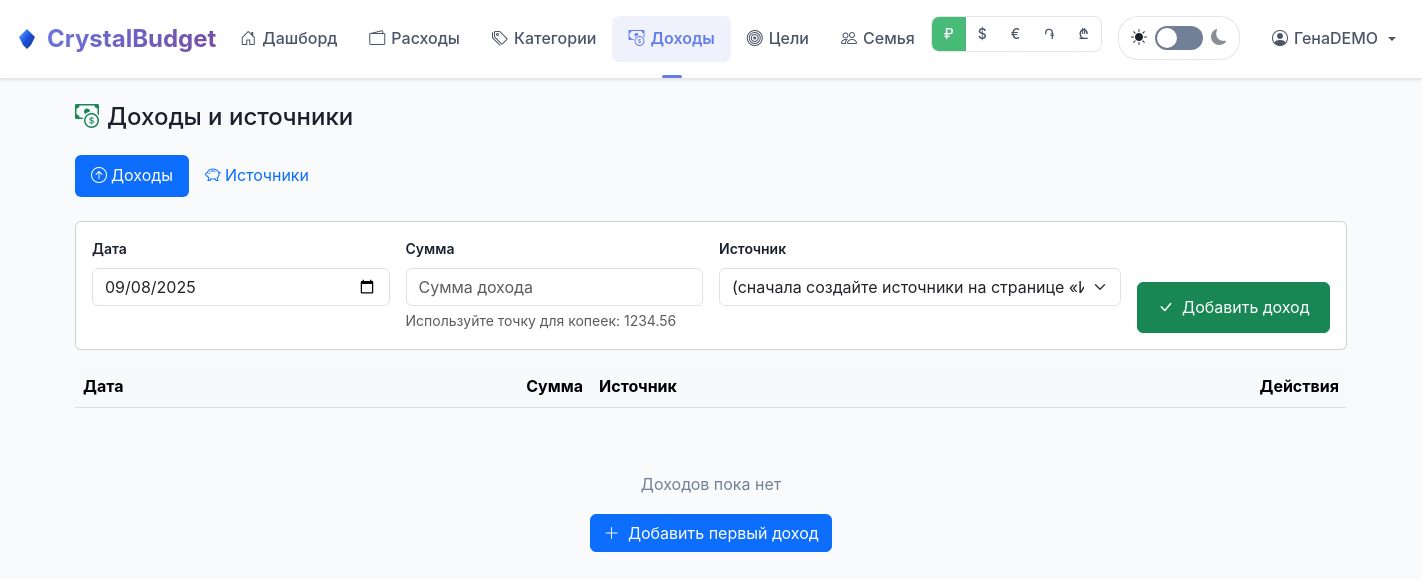
Before: /income (signed in) with the older database file.
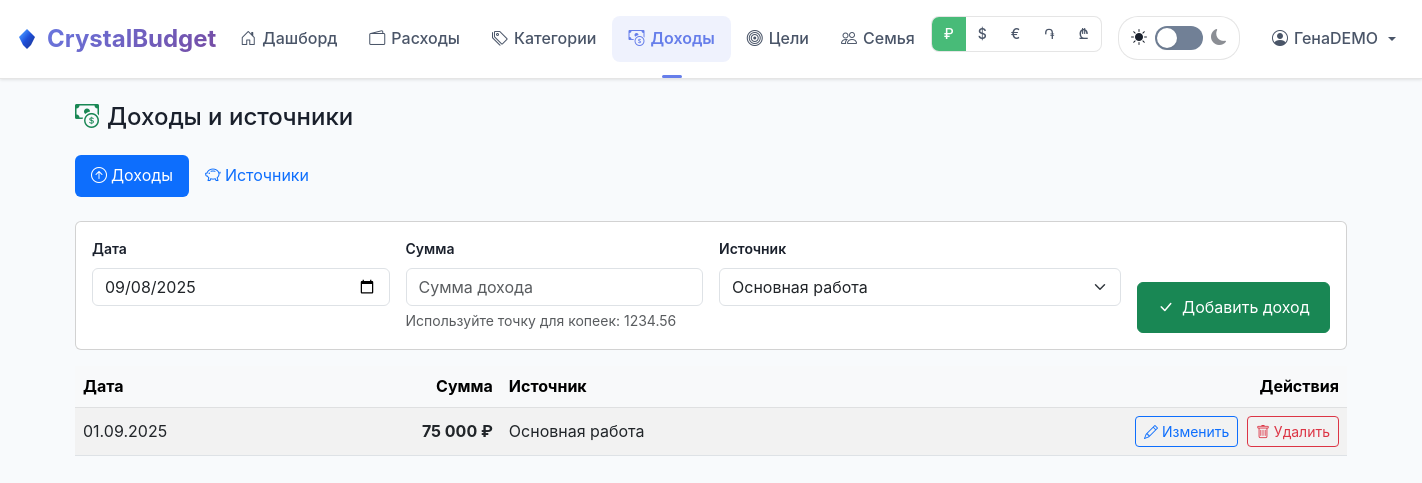
After: the same page with the newer database file.
### tables this page shows
CREATE TABLE income_daily (
            id INTEGER PRIMARY KEY AUTOINCREMENT,
            user_id INTEGER NOT NULL REFERENCES users(id) ON DELETE CASCADE,
            date TEXT NOT NULL,   -- YYYY-MM-DD
            amount REAL NOT NULL,
            source_id INTEGER REFERENCES income_sources(id)
        , currency TEXT DEFAULT 'RUB');

CREATE TABLE income_sources (
      id INTEGER PRIMARY KEY AUTOINCREMENT,
      user_id INTEGER NOT NULL REFERENCES users(id) ON DELETE CASCADE,
      name TEXT NOT NULL,
      is_default INTEGER NOT NULL DEFAULT 0,
      UNIQUE(user_id, name)
    );

### app.py (the view)
@app.route("/income")
@login_required
def income_page():
    uid = session["user_id"]
    conn = get_db()
    try:
        rows = conn.execute(
            """
            SELECT id, date, amount, source_id, currency
            FROM income_daily
            WHERE user_id = ?
            ORDER BY date DESC, id DESC
            """,
            (uid,),
        ).fetchall()
    except sqlite3.OperationalError as e:
        if "no such column: currency" in str(e):
            rows = conn.execute(
                """
                SELECT id, date, amount, source_id, NULL AS currency
                FROM income_daily
                WHERE user_id = ?
                ORDER BY date DESC, id DESC
                """,
                (uid,),
            ).fetchall()
        else:
            raise
    income_sources = conn.execute(
        "SELECT id, name, is_default FROM income_sources WHERE user_id=? ORDER BY is_default DESC, name",
        (uid,)
    ).fetchall()
    conn.close()
    today = datetime.now().strftime("%Y-%m-%d")
    return render_template("income.html", incomes=rows, income_sources=income_sources, today=today)

### app.py (called while the page is built)
@app.context_processor
def inject_currency():
    code = session.get("currency", DEFAULT_CURRENCY)
    info = CURRENCIES.get(code, CURRENCIES[DEFAULT_CURRENCY])
    return dict(currency_code=code, currency_symbol=info["symbol"], currencies=CURRENCIES)

@app.template_filter("format_amount")
def format_amount(value, from_currency=None):
    try:
        if from_currency and 'currency' in session:
            target_currency = session['currency']
            if from_currency != target_currency:
                value = convert_currency(value, from_currency, target_currency)
        d = Decimal(str(value))
    except Exception:
        return str(value)
    q = d.quantize(Decimal("0.01"), rounding=ROUND_HALF_UP)
    s = f"{q:,.2f}".replace(",", " ")
    return s[:-3] if s.endswith("00") else s

@app.template_filter("format_date_with_day")
def format_date_with_day(value):
    try:
        dt = datetime.strptime(value, "%Y-%m-%d")
        return dt.strftime("%d.%m.%Y")
    except Exception:
        return value

def get_db():
    conn = sqlite3.connect(DB_PATH)
    conn.row_factory = sqlite3.Row
    conn.execute("PRAGMA foreign_keys = ON")
    return conn

### templates/income.html (shortened to what the changed rows need)
{% extends "base.html" %}
{% block content %}
<div class="d-flex justify-content-between align-items-center mb-4">
  <h2 class="h4 m-0"><i class="bi bi-cash-coin text-success me-2"></i>Доходы и источники</h2>
</div>
<div class="tab-content" id="incomeTabContent">
  <div class="tab-pane fade show active" id="income-panel" role="tabpanel">
<form method="POST" action="{{ url_for('income_add') }}" class="mb-3" novalidate>
  <div class="card card-body">
    <div class="row g-3">
      <div class="col-12 col-md-4">
        <label for="source_id" class="form-label">Источник</label>
        <select id="source_id" name="source_id" class="form-select">
          {% if income_sources and income_sources|length %}
            {% for s in income_sources %}
              <option value="{{ s.id }}" {% if s.is_default %}selected{% endif %}>{{ s.name }}</option>
            {% endfor %}
          {% else %}
            <option value="" selected>(сначала создайте источники на странице «Источники»)</option>
          {% endif %}
        </select>
      </div>
    </div>
  </div>
</form>
<div class="table-responsive d-none d-md-block">
  <table class="table table-striped align-middle">
    <thead class="table-light">
      <tr>
        <th>Дата</th>
        <th class="text-end">Сумма</th>
        <th>Источник</th>
        <th class="text-end">Действия</th>
      </tr>
    </thead>
    <tbody>
      {% for income in incomes %}
      <tr>
        <td>{{ income.date|format_date_with_day }}</td>
        <td class="text-end fw-bold">{{ income.amount|format_amount }} <span class="currency-display">{{ currency_symbol|default('₽') }}</span></td>
        <td>
          {% if income.source_id %}
            {% set src = (income_sources | selectattr('id','equalto', income.source_id) | list) %}
            {{ src[0].name if src and src[0] else '—' }}
          {% else %}—{% endif %}
        </td>
        <td class="text-end">
          <a href="{{ url_for('edit_income', income_id=income.id) }}"
             class="btn btn-sm btn-outline-primary me-1">
            <i class="bi bi-pencil"></i> Изменить
          </a>
          <form method="POST" action="{{ url_for('delete_income', income_id=income.id) }}" class="d-inline">
            <button type="submit" class="btn btn-sm btn-outline-danger"
                    onclick="return confirm('Удалить доход?\\nДата: {{ income.date|format_date_with_day }}\\nСумма: {{ income.amount|format_amount }}')">
              <i class="bi bi-trash"></i> Удалить
            </button>
          </form>
        </td>
      </tr>
      {% endfor %}
    </tbody>
  </table>
</div>
{% if not incomes %}
<div class="text-center py-5">
  <p class="text-muted mb-3">Доходов пока нет</p>
  <button class="btn btn-primary" onclick="document.getElementById('date')?.focus()">
    <i class="bi bi-plus-lg me-1"></i> Добавить первый доход
  </button>
</div>
{% endif %}
  </div>
</div>
{% endblock %}

Changed rows visible on the page:
added income_daily: date "01.09.2025", amount "75 000", currency_symbol "₽"
added income_sources: name "Основная работа"
Other visible differences:
form field source_id: "(сначала создайте источники на странице «Источники»)" → "Основная работа"
text no longer shown: "Доходов пока нет Добавить первый доход"
